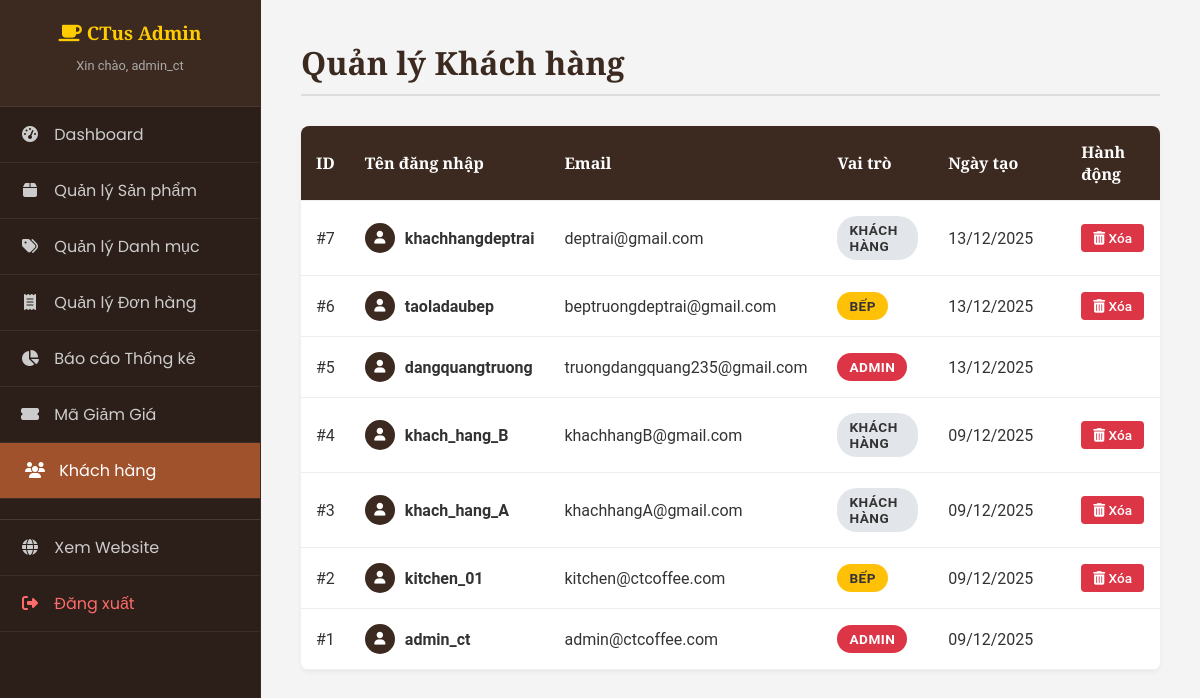
Screenshot of /src/admin/users.php (signed in) with the database file from the repository.
### tables this page shows
CREATE TABLE IF NOT EXISTS `users` (
  `id` int NOT NULL AUTO_INCREMENT,
  `username` varchar(50) NOT NULL,
  `password` varchar(255) NOT NULL,
  `email` varchar(100) DEFAULT NULL,
  `phone` varchar(20) DEFAULT NULL,
  `address` varchar(255) DEFAULT NULL,
  `role` enum('admin','kitchen','user') NOT NULL DEFAULT 'user',
  `created_at` timestamp NULL DEFAULT CURRENT_TIMESTAMP,
  `total_spent` decimal(15,2) DEFAULT '0.00',
  PRIMARY KEY (`id`),
  UNIQUE KEY `username` (`username`),
  UNIQUE KEY `email` (`email`)
);

### src/admin/users.php (the view, shortened to what this page needs)
<?php
include 'includes/header.php';
$sql = "SELECT * FROM users ORDER BY id DESC";
$result = $conn->query($sql);
?>
<main class="admin-content">
    <h1 class="admin-page-title">Quản lý Khách hàng</h1>
    <div class="admin-form-card" style="max-width: 100%; padding: 0; box-shadow: none; background: transparent;">
        <table class="admin-table">
            <thead>
                <tr>
                    <th width="5%">ID</th>
                    <th width="20%">Tên đăng nhập</th>
                    <th width="25%">Email</th>
                    <th width="15%">Vai trò</th>
                    <th width="20%">Ngày tạo</th>
                    <th width="15%">Hành động</th>
                </tr>
            </thead>
            <tbody>
                <?php if ($result->num_rows > 0): ?>
                    <?php while ($row = $result->fetch_assoc()): ?>
                    <tr>
                        <td>#<?php echo $row['id']; ?></td>
                        <td>
                            <div style="display: flex; align-items: center; gap: 10px;">
                                <div style="width: 30px; height: 30px; background: #3C2A21; color: white; border-radius: 50%; display: flex; align-items: center; justify-content: center; font-size: 0.8em;">
                                    <i class="fas fa-user"></i>
                                </div>
                                <strong><?php echo htmlspecialchars($row['username']); ?></strong>
                            </div>
                        </td>
                        <td><?php echo htmlspecialchars($row['email']); ?></td>
                        <td>
                            <?php if ($row['role'] == 'admin'): ?>
                                <span class="status-badge status-Delivered" style="background:#dc3545; color:white; border:none;">ADMIN</span>
                            <?php elseif ($row['role'] == 'kitchen'): ?>
                                <span class="status-badge status-Processing" style="background:#ffc107; color:#333; border:none;">BẾP</span>
                            <?php else: ?>
                                <span class="status-badge status-Pending" style="background:#e2e6ea; color:#333; border:none;">Khách hàng</span>
                            <?php endif; ?>
                        </td>
                        <td>
                            <?php
                            echo isset($row['created_at']) ? date('d/m/Y', strtotime($row['created_at'])) : '---';
                            ?>
                        </td>
                        <td>
                            <?php if ($row['role'] != 'admin'):  ?>
                                <a href="users.php?delete_id=<?php echo $row['id']; ?>"
                                   class="btn-admin btn-delete"
                                   onclick="return confirm('CẢNH BÁO: Bạn có chắc muốn xóa tài khoản này không?');"
                                   title="Xóa tài khoản">
                                   <i class="fas fa-trash-alt"></i> Xóa
                                </a>
                            <?php endif; ?>
                        </td>
                    </tr>
                    <?php endwhile; ?>
                <?php else: ?>
                    <tr><td colspan="6" style="text-align:center; padding: 30px;">Chưa có tài khoản nào.</td></tr>
                <?php endif; ?>
            </tbody>
        </table>
    </div>
</main>
<?php include 'includes/footer.php'; ?>

### src/assets/css/style.css (style rules this page uses)
body { font-family: 'Roboto', sans-serif; margin: 0; background-color: #f4f4f4; color: #333; }
h1, h2, h3 { font-family: 'Playfair Display', serif; color: #3C2A21; }
body { background-color: #fffbf2; }
.admin-content { flex-grow: 1; background-color: #f4f4f4; padding: 20px 40px; overflow-y: auto; }
.admin-page-title { font-family: 'Playfair Display', serif; color: #3C2A21; font-size: 2em; margin-bottom: 30px; border-bottom: 2px solid #ddd; padding-bottom: 10px; }
.btn-admin { padding: 6px 12px; border-radius: 4px; text-decoration: none; font-size: 0.85em; font-weight: 500; display: inline-block; border: none; cursor: pointer; transition: all 0.2s; }
.btn-delete { background-color: #dc3545; color: white; }
.admin-table { width: 100%; background: white; border-collapse: collapse; box-shadow: 0 2px 5px rgba(0,0,0,0.05); border-radius: 8px; overflow: hidden; }
.admin-table th, .admin-table td { padding: 15px; text-align: left; border-bottom: 1px solid #eee; }
.admin-table th { background-color: #3C2A21; color: white; font-family: 'Playfair Display', serif; }
.admin-form-card { background: white; padding: 30px; border-radius: 8px; box-shadow: 0 4px 10px rgba(0,0,0,0.1); max-width: 800px; margin: 0 auto; }
.status-badge { display: inline-block; padding: 6px 12px; border-radius: 20px; font-size: 0.85em; font-weight: bold; text-transform: uppercase; letter-spacing: 0.5px; }
.status-Pending { background-color: #fff3cd; color: #856404; border: 1px solid #ffeeba; }
.status-Processing { background-color: #cce5ff; color: #004085; border: 1px solid #b8daff; }
.status-Delivered { background-color: #d4edda; color: #155724; border: 1px solid #c3e6cb; }

### rows the page displays
users: id "7", username "khachhangdeptrai", email "deptrai@gmail.com", role "KHÁCH HÀNG", created_at "13/12/2025"
users: id "6", username "taoladaubep", email "beptruongdeptrai@gmail.com", role "BẾP", created_at "13/12/2025"
users: id "5", username "dangquangtruong", email "truongdangquang235@gmail.com", role "ADMIN", created_at "13/12/2025"
users: id "4", username "khach_hang_B", email "khachhangB@gmail.com", role "KHÁCH HÀNG", created_at "09/12/2025"
users: id "3", username "khach_hang_A", email "khachhangA@gmail.com", role "KHÁCH HÀNG", created_at "09/12/2025"
users: id "2", username "kitchen_01", email "kitchen@ctcoffee.com", role "BẾP", created_at "09/12/2025"
users: id "1", username "admin_ct", email "admin@ctcoffee.com", role "ADMIN", created_at "09/12/2025"

### other values shown
$_SESSION['username'] "admin_ct"
